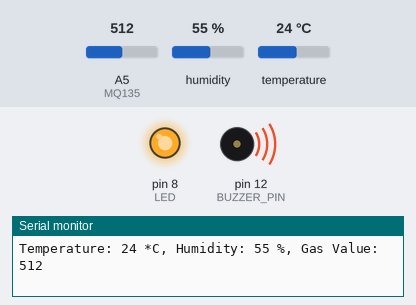
A sketch run on a simulated Arduino Uno, built with avr-gcc and run on an emulated ATmega328P. Parts: output pins drawn as LEDs (lit = HIGH), buzzer (waves = sounding, pin HIGH), the last lines printed to the serial monitor. The inputs (shaded band) are chosen by the test bench; at power-on: A5 (MQ135) = 512, humidity 55 %, temperature 24 °C.

Above: at 0.5 s.
At 5.0 s:
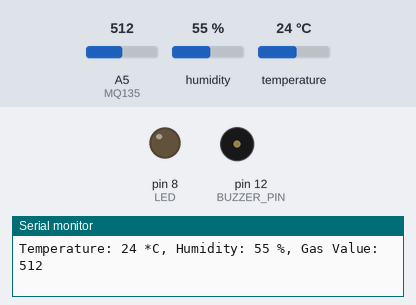
Timing chart, 0 to 7.0 s (numbered marks = the images above):
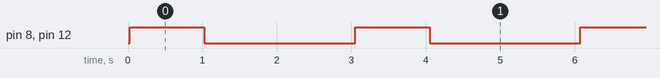

The sketch:

LTproj20.ino
```cpp
#include <SimpleDHT.h>
 #define MQ135 A5              //smoke sensor pin connecetd to pin A0 of Arduino Uno
 #define BUZZER_PIN 12           //buzzer pin connecetd to pin 8 of Arduino Uno
 #define LED 8               //LED pin connecetd to pin 9 of Arduino Uno
 #define flamePin A4
 #define DHTPin 2
 #define DHTTYPE DHT11   // DHT 11
 #define GAS_THRESHOLD 10
 #define TEMP_THRESHOLD 20

 SimpleDHT11 dht;

 int Flame = HIGH;
 int value1;                   //integer value is define to store the output of MQ135 sensor
 int value2;

  void setup()
{
   pinMode(MQ135, INPUT);       //Set MA3 as INPUT device
   pinMode(BUZZER_PIN, OUTPUT);     //Set Buzzer as INPUT device
   pinMode(LED, OUTPUT);        //Set LED  as INPUT device
  pinMode(flamePin, INPUT);
  Serial.begin(9600);
}
void mq135() {
   value1 = analogRead(MQ135);           // reads the analog value from smoke sensor
   Serial.println(value1);
  if ( value1 > GAS_THRESHOLD )             //if smoke is detected
   {
     digitalWrite ( LED , HIGH );     // turns the LED on
     digitalWrite(BUZZER_PIN,HIGH);       // turns the buzzer on

 }
 else {
     digitalWrite(LED, LOW);          //  turns the LED off
     digitalWrite(BUZZER_PIN,LOW);        //  turns off
     }
    delay (500);
 }

void flamesensor()
{
  Flame = digitalRead(flamePin);
  if (Flame== LOW)
  {
    digitalWrite(BUZZER_PIN, HIGH);
    digitalWrite(LED , HIGH);

  }
  else
  {
    digitalWrite(BUZZER_PIN, LOW);
    digitalWrite(LED , HIGH);
  }
}
void loop(){
    // Read data from DHT11 sensor
  byte temperature = 0;
  byte humidity = 0;
  if (dht.read(DHTPin, &temperature, &humidity, NULL)) {
    Serial.print("Read DHT11 failed.");
    delay(1000);
    return;
  }

  // Read data from MQ135 sensor
  int gasValue = analogRead(MQ135);

  // Print temperature, humidity, and gas values
  Serial.print("Temperature: ");
  Serial.print((int)temperature);
  Serial.print(" *C, Humidity: ");
  Serial.print((int)humidity);
  Serial.print(" %, Gas Value: ");
  Serial.println(gasValue);

  // Check if the gas level is above the threshold
  if (gasValue > GAS_THRESHOLD) {
    // Blink LED and trigger buzzer
    digitalWrite(LED, HIGH);
    digitalWrite(BUZZER_PIN, HIGH);
    delay(500); // Adjust the duration of the alarm as needed
    digitalWrite(LED, LOW);
    digitalWrite(BUZZER_PIN, LOW);
  }

  // Check if the temperature is above the threshold
  if (temperature > TEMP_THRESHOLD) {
    // Blink LED and trigger buzzer
    digitalWrite(LED, HIGH);
    digitalWrite(BUZZER_PIN, HIGH);
    delay(500); // Adjust the duration of the alarm as needed
    digitalWrite(LED, LOW);
    digitalWrite(BUZZER_PIN, LOW);
  }

  // Delay before the next loop
  delay(2000);  // Adjust the delay based on your application
  }
```

Measured:
- by itself, pin 8 (LED), pin 12 (BUZZER_PIN): alternates HIGH for 1.0 s and LOW for 2.0 s
